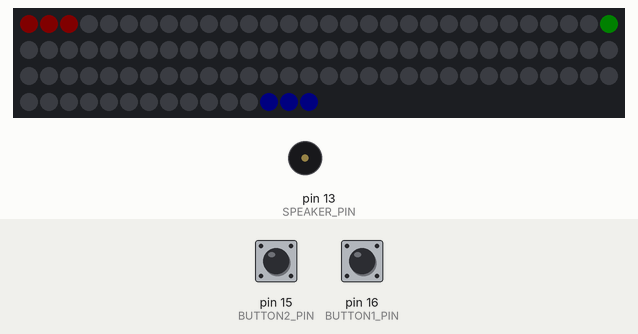
This sketch was run on a simulated Arduino Uno, built with avr-gcc and run on an emulated ATmega328P. On the bench: 105 RGB LEDs in strip order, left to right, continuing on the next row, buzzer (waves = sounding). The inputs (shaded band) are chosen by the test bench; at power-on: pin 16 (BUTTON1_PIN) LOW, pin 15 (BUTTON2_PIN) LOW. Dim RGB values are drawn brighter than linear.

Above: at 3.4 s.
3.5 s: pin 16 (BUTTON1_PIN) pulled HIGH for 1 s
5.1 s: pin 15 (BUTTON2_PIN) pulled HIGH for 3.2 s
At 26.6 s:
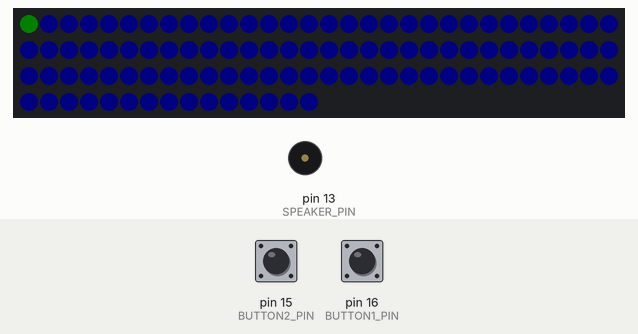
Timing chart, 0 to 26.9 s (numbered marks = the images above; inputs shaded):
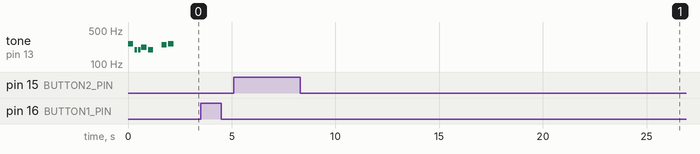

The sketch:

pong.ino
```cpp
#include <Adafruit_NeoPixel.h>
#include "pitches.h"
#include "melodies.h"

#define PIXELS 105
#define SPEEDUP 1.2
#define LED_PIN 14
#define BUTTON1_PIN 16
#define BUTTON2_PIN 15
#define SPEAKER_PIN 13

Adafruit_NeoPixel strip = Adafruit_NeoPixel(
  PIXELS, LED_PIN, NEO_GRB + NEO_KHZ800);

typedef enum {LEFT, RIGHT} side_type;

bool quit = false;

struct Button {
  int pin;
  bool down;    // button has been released just now
  bool up;      // button has been pressed just now
  bool isPressed; // button is being pressed
};

struct Player {
  uint32_t color;
  uint16_t lives;
  side_type side;
};

struct Ball {
  uint32_t color;
  float position;
  side_type direction;
  float speed; // pixels/s
};

struct Button button1;
struct Button button2;
struct Player p1;
struct Player p2;
struct Ball ball;

void setup() {
  button1 = (Button) {
    .pin = BUTTON1_PIN
  };

  button2 = (Button) {
    .pin = BUTTON2_PIN
  };

  playMelody1(SPEAKER_PIN);
  pinMode(button1.pin, INPUT);

  strip.begin();
  strip.setBrightness(5);
  strip.show();

  ball = (Ball) {
    .color = strip.Color(0, 255, 0),
    .position = PIXELS / 2,
    .direction = LEFT,
    .speed = PIXELS / 5
  };

  p1 = (Player) {
    .color = strip.Color(255, 0, 0),
    .lives = 3,
    .side = LEFT,
  };

  p2 = (Player) {
    .color = strip.Color(0, 0, 255),
    .lives = 3,
    .side = RIGHT
  };
}

// Fill the dots one after the other with a color
void setAllTo(uint32_t color) {
  for (uint16_t i = 0; i < strip.numPixels(); i++) {
    strip.setPixelColor(i, color);
  }
}

void renderPlayer(Player *p) {
  int maxRight = PIXELS - 1;

  if (p->side == RIGHT) {
    for (int i = 0; i < p->lives; i++) {
      strip.setPixelColor(maxRight - i, p->color);
    }
    return;
  }

  if (p->side == LEFT) {
    for (int i = 0; i < p->lives; i++) {
      strip.setPixelColor(i, p->color);
    }
    return;
  }
}

void renderBall(Ball *ball) {
  strip.setPixelColor(ball->position, ball->color);
}

// Refresh interval at which to set our game loop
// To avoid having the game run at different speeds depending on hardware
const int refreshInterval = 16; // 60 FPS

// Used to calculate the delta between loops for a steady frame-rate
unsigned long lastRefreshTime = 0;

void processButtonInput(Button *button) {
  bool prevPressed = button->isPressed;

  int state = digitalRead(button->pin);
  bool newPressed = state == HIGH;

  if (prevPressed && !newPressed) { // just released
    button->up = true;
    button->down = false;
  } else if (!prevPressed && newPressed) { // just pressed
    button->up = false;
    button->down = true;
  } else {
    button->up = false;
    button->down = false;
  }

  button->isPressed = newPressed;
}

void processInput() {
  processButtonInput(&button1);
  processButtonInput(&button2);
}

void draw() {
  setAllTo(strip.Color(10, 10, 10));
  renderPlayer(&p1);
  renderPlayer(&p2);
  renderBall(&ball);
  strip.show();
}

void updateBall(Ball *ball, unsigned int td) {
  float moveBy = ball->speed * (td / (float) 1000);
  int foo = 7;

  if ((button1.down || button1.up) && ball->direction == LEFT && (ball->position <= foo)) {
    ball->speed = ball->speed * SPEEDUP;
    ball->direction = RIGHT;
  }
  if ((button2.down || button2.up) && ball->direction == RIGHT && (ball->position >= (PIXELS - foo))) {
    ball->speed = ball->speed * SPEEDUP;
    ball->direction = LEFT;
  }

  switch (ball->direction) {
    case LEFT:
      ball->position = ball->position - moveBy;
      if (ball->position < 0) {
        p1.lives = p1.lives - 1;
        ball->direction = RIGHT;
        ball->position = ball->position * -1;
      }
      break;
    case RIGHT:
      ball->position = ball->position + moveBy;
      if (ball->position > PIXELS - 1) {
        p2.lives = p2.lives - 1;
        ball->direction = LEFT;
        ball->position = (float) (PIXELS - 1) - ((float) (PIXELS - 1) - ball->position);
      }
      break;
  }
}

void update(unsigned int td) {
  updateBall(&ball, td);
  if (p1.lives == 0) {
    p2.lives = PIXELS;
    quit = true;
  }
  if (p2.lives == 0) {
    p1.lives = PIXELS;
    quit = true;
  }
}

void loop() {
  unsigned long now = millis();

  if (lastRefreshTime == 0) {
    lastRefreshTime = now;
    return;
  }

  unsigned int td = now - lastRefreshTime;

  if (td > refreshInterval) {
    lastRefreshTime = now;

    processInput();
    if (!quit) {
      update(td);
    }
    draw();
  }
}
```

melodies.h
```cpp
// notes in the melody:
int melody1[] = {
  NOTE_C4, NOTE_G3, NOTE_G3, NOTE_A3, NOTE_G3, 0, NOTE_B3, NOTE_C4
};

// note durations: 4 = quarter note, 8 = eighth note, etc.:
int noteDurations1[] = {
  4, 8, 8, 4, 4, 4, 4, 4
};

void playMelody1(int pin) {
  for (int thisNote = 0; thisNote < sizeof(melody1) / sizeof(int); thisNote++) {

    // to calculate the note duration, take one second divided by the note type.
    //e.g. quarter note = 1000 / 4, eighth note = 1000/8, etc.
    int noteDuration = 1000 / noteDurations1[thisNote];
    tone(pin, melody1[thisNote], noteDuration);

    // to distinguish the notes, set a minimum time between them.
    // the note's duration + 30% seems to work well:
    int pauseBetweenNotes = noteDuration * 1.30;
    delay(pauseBetweenNotes);
    // stop the tone playing:
    noTone(pin);
  }
}
```

pitches.h
```cpp
/*************************************************
 * Public Constants
 *************************************************/

#define NOTE_    0
#define NOTE_B0  31
#define NOTE_C1  33
#define NOTE_CS1 35
#define NOTE_D1  37
#define NOTE_DS1 39
#define NOTE_E1  41
#define NOTE_F1  44
#define NOTE_FS1 46
#define NOTE_G1  49
#define NOTE_GS1 52
#define NOTE_A1  55
#define NOTE_AS1 58
#define NOTE_B1  62
#define NOTE_C2  65
#define NOTE_CS2 69
#define NOTE_D2  73
#define NOTE_DS2 78
#define NOTE_E2  82
#define NOTE_F2  87
#define NOTE_FS2 93
#define NOTE_G2  98
#define NOTE_GS2 104
#define NOTE_A2  110
#define NOTE_AS2 117
#define NOTE_B2  123
#define NOTE_C3  131
#define NOTE_CS3 139
#define NOTE_D3  147
#define NOTE_DS3 156
#define NOTE_E3  165
#define NOTE_F3  175
#define NOTE_FS3 185
#define NOTE_G3  196
#define NOTE_GS3 208
#define NOTE_A3  220
#define NOTE_AS3 233
#define NOTE_B3  247
#define NOTE_C4  262
#define NOTE_CS4 277
#define NOTE_D4  294
#define NOTE_DS4 311
#define NOTE_E4  330
#define NOTE_F4  349
#define NOTE_FS4 370
#define NOTE_G4  392
#define NOTE_GS4 415
#define NOTE_A4  440
#define NOTE_AS4 466
#define NOTE_B4  494
#define NOTE_C5  523
#define NOTE_CS5 554
#define NOTE_D5  587
#define NOTE_DS5 622
#define NOTE_E5  659
#define NOTE_F5  698
#define NOTE_FS5 740
#define NOTE_G5  784
#define NOTE_GS5 831
#define NOTE_A5  880
#define NOTE_AS5 932
#define NOTE_B5  988
#define NOTE_C6  1047
#define NOTE_CS6 1109
#define NOTE_D6  1175
#define NOTE_DS6 1245
#define NOTE_E6  1319
#define NOTE_F6  1397
#define NOTE_FS6 1480
#define NOTE_G6  1568
#define NOTE_GS6 1661
#define NOTE_A6  1760
#define NOTE_AS6 1865
#define NOTE_B6  1976
#define NOTE_C7  2093
#define NOTE_CS7 2217
#define NOTE_D7  2349
#define NOTE_DS7 2489
#define NOTE_E7  2637
#define NOTE_F7  2794
#define NOTE_FS7 2960
#define NOTE_G7  3136
#define NOTE_GS7 3322
#define NOTE_A7  3520
#define NOTE_AS7 3729
#define NOTE_B7  3951
#define NOTE_C8  4186
#define NOTE_CS8 4435
#define NOTE_D8  4699
#define NOTE_DS8 4978
```
